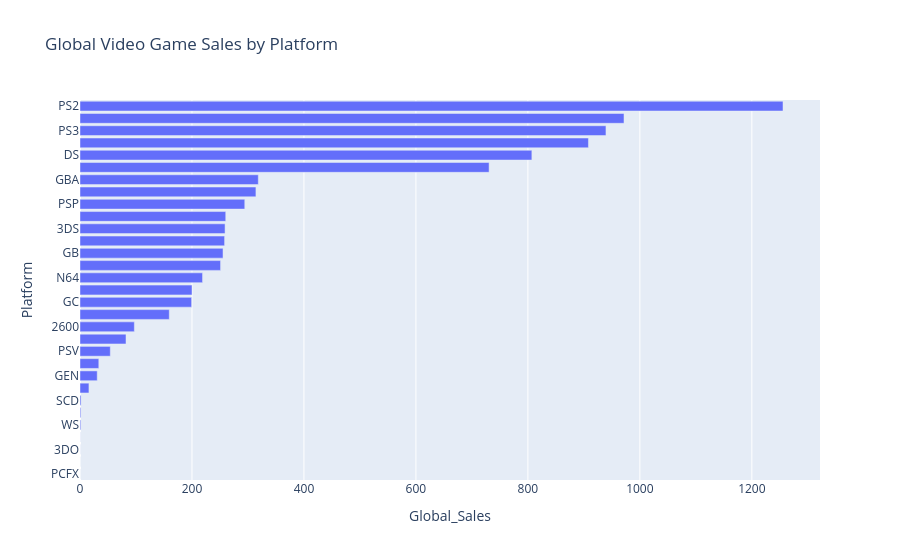

Notebook source saved alongside this figure:
### Code cell
# Created an interactive horizontal bar chart to compare total global sales by platform.
fig = px.bar(
    platform_sales,
    x="Global_Sales",
    y="Platform",
    orientation="h",
    title="Global Video Game Sales by Platform"
)
fig.show()

### Figure 1 — Plotly figure (JSON) as saved in the notebook; plotly's stock layout.template omitted (floating-point values rounded to 4 significant figures)
{"data": [{"hovertemplate": "Global_Sales=%{x}<br>Platform=%{y}<extra></extra>", "legendgroup": "", "marker": {"color": "#636efa", "pattern": {"shape": ""}}, "name": "", "orientation": "h", "showlegend": false, "textposition": "auto", "type": "bar", "x": [0.03, 0.04, 0.1, 0.16, 1.42, 1.44, 1.87, 15.97, 30.78, 33.59, 54.12, 82.16, 97.08, 159.4, 199.4, 200.1, 218.9, 251.1, 255.5, 258.3, 259.1, 260.3, 294.3, 314.2, 318.5, 730.7, 807.1, 908.1, 939.4, 971.6, 1256.0], "xaxis": "x", "y": ["PCFX", "GG", "3DO", "TG16", "WS", "NG", "SCD", "DC", "GEN", "SAT", "PSV", "WiiU", "2600", "XOne", "GC", "SNES", "N64", "NES", "GB", "XB", "3DS", "PC", "PSP", "PS4", "GBA", "PS", "DS", "Wii", "PS3", "X360", "PS2"], "yaxis": "y"}], "layout": {"barmode": "relative", "legend": {"tracegroupgap": 0}, "title": {"text": "Global Video Game Sales by Platform"}, "xaxis": {"anchor": "y", "domain": [0, 1], "title": {"text": "Global_Sales"}}, "yaxis": {"anchor": "x", "domain": [0, 1], "title": {"text": "Platform"}}}}
